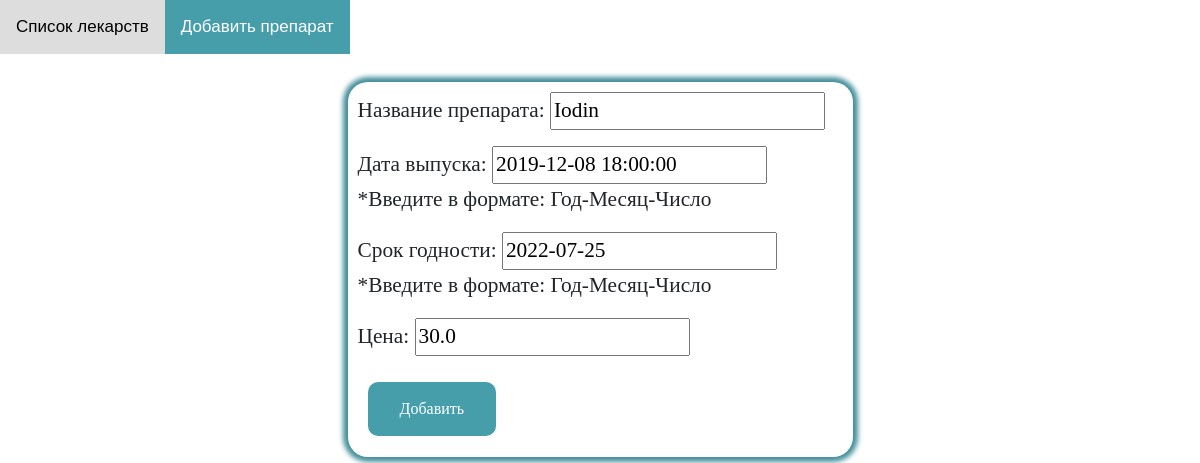
/med_update/5, run on the app's committed database.
### core/models.py (models this page shows)
class Medicines (Model):
    name = models.CharField('Название препарата', max_length= 100, blank=False)
    date_issue = models.DateTimeField('Дата выпуска', help_text = "*Введите в формате: Год-Месяц-Число")
    expiry_date = models.DateField("Срок годности", help_text = "*Введите в формате: Год-Месяц-Число")
    price = models.FloatField("Цена", default=0)

### core/views.py (the view)
# urls.py: path('med_update/<int:pk>', views.MedUpdate.as_view(), name ='med_update'),
class MedUpdate (TitleMixin, UpdateView):
    model = models.Medicines
    template_name = 'core/med_create.html'
    form_class = forms.MedCreate
    success_url = reverse_lazy('core:med_list')

### core/forms.py
class MedCreate (forms.ModelForm):
    price = forms.FloatField (label="Цена", min_value=0, required=False)
    class Meta:
        model = models.Medicines
        fields = '__all__'

### core/views.py (called while the page is built)
    def get_title(self):
        return self.title

    def get_context_data(self, **kwargs):
        context = super().get_context_data(**kwargs)
        context["title"] = self.get_title()
        return context

### core/templates/core/med_create.html (shortened to what this page needs)
{% extends 'core/base.html' %}
{% block content %}
<html lang =ru>
<head>
</head>
<div class="fortext">
  <form action="{% url 'core:med_create' %}" method = "POST">
    {{form.as_p}}
    <button class = "button" type = "submit"> Добавить</button>
  </form>
</div>
{% endblock %}

### core/templates/core/base.html (style rules this page uses)
body { margin: 0; font-family: Arial, Helvetica, sans-serif; }
.button { border-radius:10px; background-color: #479eab; border: none; color: white; padding: 15px 32px; margin:10px 10px; text-align: center; text-decoration: none; display: inline-block; font-size: 16px; align-items: right; display: inline-block; cursor: pointer; transition-duration: 0.4s; }
.fortext { height: 290px; width: 375px; padding: 1em; text-align: left; font-size: 16pt; font-family: Bookman, URW Bookman L, serif; margin-left: auto; margin-right: auto; border-radius: 20px; box-shadow: 0 0 5px 5px #45909b; }

### core/templates/core/med_create.html (style rules this page uses)
body { margin: 0; font-family: Arial, Helvetica, sans-serif; }
.button { border-radius:10px; background-color: #479eab; border: none; color: white; padding: 15px 32px; margin:10px 10px; text-align: center; text-decoration: none; display: inline-block; font-size: 16px; align-items: right; display: inline-block; cursor: pointer; transition-duration: 0.4s; }
.fortext { height: 375px; width: 505px; padding:10px; margin:10px 0; // add top and bottom margin text-align: left; font-size: 16pt; font-family: Bookman, URW Bookman L, serif; margin-left: auto; margin-right: auto; border-radius: 20px; box-shadow: 0 0 5px 5px #45909b; }

### data on the page
Medicines: name "Iodin", date_issue "2019-12-08 18:00:00", expiry_date "2022-07-25", price "30.0"
